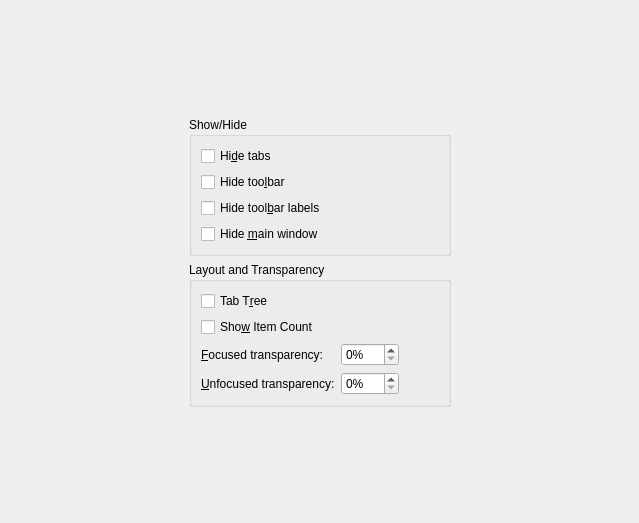
<?xml version="1.0" encoding="UTF-8"?>
<ui version="4.0">
 <class>ConfigTabLayout</class>
  <widget class="QScrollArea" name="scrollArea_5">
   <property name="geometry">
    <rect>
     <x>9</x>
     <y>9</y>
     <width>639</width>
     <height>523</height>
    </rect>
   </property>
   <property name="frameShape">
    <enum>QFrame::NoFrame</enum>
   </property>
   <property name="widgetResizable">
    <bool>true</bool>
   </property>
   <widget class="QWidget" name="scrollAreaWidgetContents_6">
    <property name="geometry">
     <rect>
      <x>0</x>
      <y>0</y>
      <width>639</width>
      <height>523</height>
     </rect>
    </property>
    <layout class="QHBoxLayout" name="horizontalLayout_23">
     <item>
      <spacer name="horizontalSpacer_26">
       <property name="orientation">
        <enum>Qt::Horizontal</enum>
       </property>
       <property name="sizeHint" stdset="0">
        <size>
         <width>40</width>
         <height>20</height>
        </size>
       </property>
      </spacer>
     </item>
     <item>
      <layout class="QVBoxLayout" name="verticalLayout_13">
       <item>
        <spacer name="verticalSpacer_11">
         <property name="orientation">
          <enum>Qt::Vertical</enum>
         </property>
         <property name="sizeHint" stdset="0">
          <size>
           <width>20</width>
           <height>40</height>
          </size>
         </property>
        </spacer>
       </item>
       <item>
        <layout class="QVBoxLayout" name="verticalLayout_16">
         <item>
          <widget class="QGroupBox" name="groupBox_9">
           <property name="title">
            <string>Show/Hide</string>
           </property>
           <layout class="QVBoxLayout" name="verticalLayout_6">
            <item>
             <widget class="QCheckBox" name="checkBoxHideTabs">
              <property name="toolTip">
               <string>Hide tabs (press Alt key to show)</string>
              </property>
              <property name="text">
               <string>Hi&amp;de tabs</string>
              </property>
             </widget>
            </item>
            <item>
             <widget class="QCheckBox" name="checkBoxHideToolbar">
              <property name="toolTip">
               <string>Hide toolbar</string>
              </property>
              <property name="text">
               <string>Hide too&amp;lbar</string>
              </property>
             </widget>
            </item>
            <item>
             <widget class="QCheckBox" name="checkBoxHideToolbarLabels">
              <property name="text">
               <string>Hide tool&amp;bar labels</string>
              </property>
             </widget>
            </item>
            <item>
             <widget class="QCheckBox" name="checkBoxHideWindow">
              <property name="toolTip">
               <string>Hide main window when closed</string>
              </property>
              <property name="text">
               <string>Hide &amp;main window</string>
              </property>
             </widget>
            </item>
           </layout>
          </widget>
         </item>
         <item>
          <widget class="QGroupBox" name="groupBox_6">
           <property name="title">
            <string>Layout and Transparency</string>
           </property>
           <layout class="QFormLayout" name="formLayout">
            <property name="fieldGrowthPolicy">
             <enum>QFormLayout::AllNonFixedFieldsGrow</enum>
            </property>
            <item row="1" column="0">
             <widget class="QCheckBox" name="checkBoxTabTree">
              <property name="toolTip">
               <string>Show tree with tabs instead of tab bar</string>
              </property>
              <property name="text">
               <string>Tab T&amp;ree</string>
              </property>
             </widget>
            </item>
            <item row="3" column="0">
             <widget class="QLabel" name="label_30">
              <property name="text">
               <string>&amp;Focused transparency:</string>
              </property>
              <property name="buddy">
               <cstring>spinBoxTransparencyFocused</cstring>
              </property>
             </widget>
            </item>
            <item row="3" column="1">
             <layout class="QHBoxLayout" name="horizontalLayout_12">
              <item>
               <widget class="QSpinBox" name="spinBoxTransparencyFocused">
                <property name="toolTip">
                 <string>Transparency of main window if focused.

Note: This is not supported on all systems.</string>
                </property>
                <property name="suffix">
                 <string notr="true">%</string>
                </property>
                <property name="maximum">
                 <number>100</number>
                </property>
               </widget>
              </item>
              <item>
               <spacer name="horizontalSpacer_9">
                <property name="orientation">
                 <enum>Qt::Horizontal</enum>
                </property>
                <property name="sizeHint" stdset="0">
                 <size>
                  <width>40</width>
                  <height>20</height>
                 </size>
                </property>
               </spacer>
              </item>
             </layout>
            </item>
            <item row="4" column="0">
             <widget class="QLabel" name="label_29">
              <property name="text">
               <string>&amp;Unfocused transparency:</string>
              </property>
              <property name="buddy">
               <cstring>spinBoxTransparencyUnfocused</cstring>
              </property>
             </widget>
            </item>
            <item row="4" column="1">
             <layout class="QHBoxLayout" name="horizontalLayout">
              <item>
               <widget class="QSpinBox" name="spinBoxTransparencyUnfocused">
                <property name="toolTip">
                 <string>Transparency of main window if unfocused.

Note: This is not supported on all systems.</string>
                </property>
                <property name="suffix">
                 <string notr="true">%</string>
                </property>
                <property name="maximum">
                 <number>100</number>
                </property>
               </widget>
              </item>
              <item>
               <spacer name="horizontalSpacer_8">
                <property name="orientation">
                 <enum>Qt::Horizontal</enum>
                </property>
                <property name="sizeHint" stdset="0">
                 <size>
                  <width>40</width>
                  <height>20</height>
                 </size>
                </property>
               </spacer>
              </item>
             </layout>
            </item>
            <item row="2" column="0">
             <widget class="QCheckBox" name="checkBoxShowTabItemCount">
              <property name="toolTip">
               <string>Show number of items in tabs</string>
              </property>
              <property name="text">
               <string>Sho&amp;w Item Count</string>
              </property>
             </widget>
            </item>
           </layout>
          </widget>
         </item>
        </layout>
       </item>
       <item>
        <spacer name="verticalSpacer_12">
         <property name="orientation">
          <enum>Qt::Vertical</enum>
         </property>
         <property name="sizeHint" stdset="0">
          <size>
           <width>20</width>
           <height>40</height>
          </size>
         </property>
        </spacer>
       </item>
      </layout>
     </item>
     <item>
      <spacer name="horizontalSpacer_30">
       <property name="orientation">
        <enum>Qt::Horizontal</enum>
       </property>
       <property name="sizeHint" stdset="0">
        <size>
         <width>40</width>
         <height>20</height>
        </size>
       </property>
      </spacer>
     </item>
    </layout>
   </widget>
  </widget>
 <resources/>
</ui>
